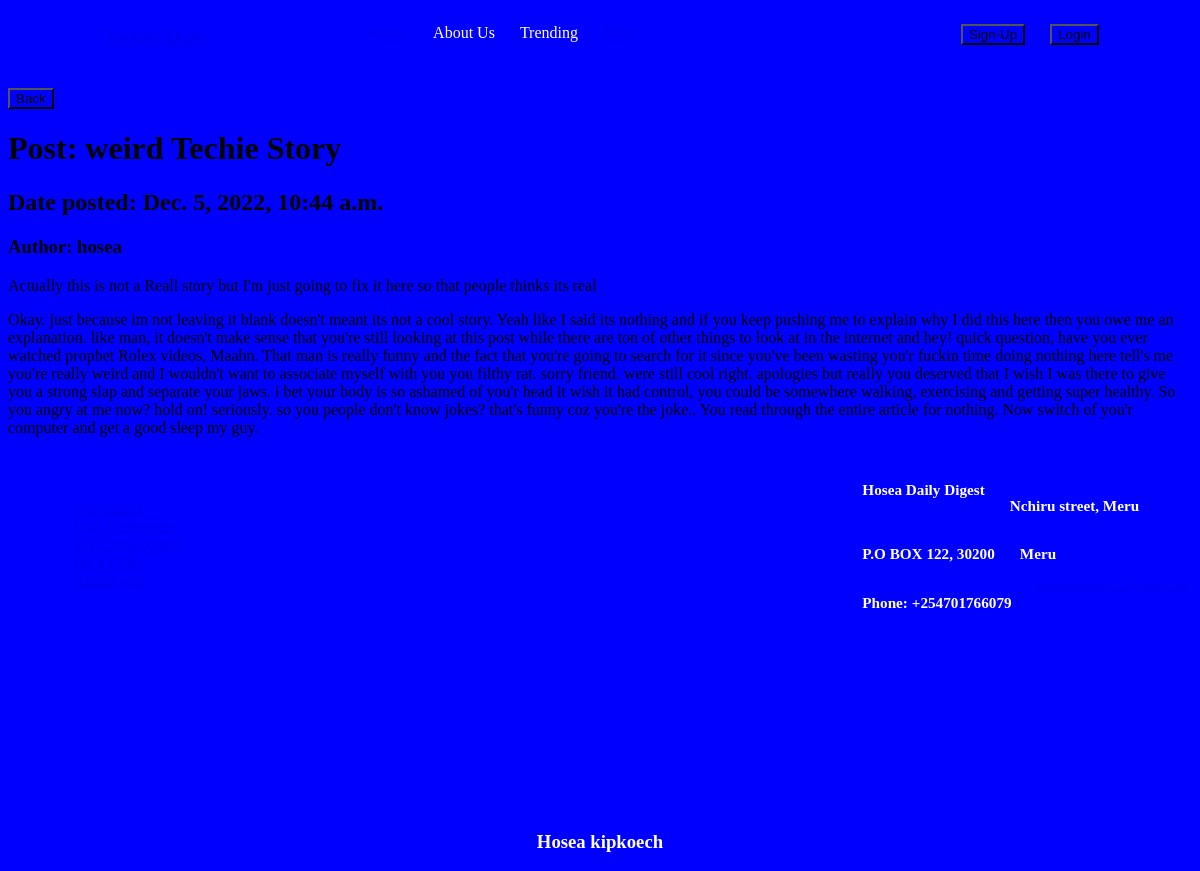
The page /post_detail/11/ on the database its author committed.
### web/models.py (models this page shows, shortened)
class posts(models.Model):
    user=models.ForeignKey(User, on_delete=models.CASCADE, blank=True, null=True)
    image=models.ImageField(null=True, blank=True,)
    title=models.CharField(max_length=200,)
    date_posted=models.DateTimeField(auto_now=datetime.now())
    post_id=models.IntegerField(null=True, blank=True,)
    headline=models.TextField(max_length=200, null=False, default="This is the headline")
    full_story=models.TextField(max_length=1500, null=False, blank=False, default=headline)

### web/views.py (the view)
# urls.py: path("post_detail/<int:pk>/", ViewPost.as_view(), name="details"),
class ViewPost(DetailView):
    model=posts
    context_object_name='post'
    template_name="web/post_details.html"

### templates/web/post_details.html (shortened to what this page needs)
{% extends 'web/index.html' %}
{% load static %}
{% block body%}
<a href="{% url 'posts' %}"><button>Back</button></a>
<h1>Post: {{post.title}}</h1>
<h2>Date posted: {{post.date_posted}}</h2>
<h3>Author: {{post.user}}</h3>
<p>{{post.headline}}</p>
<p>{{post.full_story}}</p>
{% endblock %}

### static/css/style.css (style rules this page uses)
* { background-color: blue; }

### templates/web/index.html (style rules this page uses)
* { box-sizing: border-box; }
html, body { height: 100%; box-sizing: inherit; box-sizing: border-box; }

### rows shown on the page
posts: title "weird Techie Story", date_posted "Dec. 5, 2022, 10:44 a.m.", user "hosea", headline "Actually this is not a Reall story but I'm just going to fix it here so that people thinks its real", full_story "Okay. just because im not leaving it blank doesn't meant its not a cool story. Yeah like I said its nothing and if you keep pushing me to explain why I did this here then you owe me an explanation. like man, it doesn't make sense that you're still looking at this post while there are ton of other things to look at in the internet and hey! quick question, have you ever watched prophet Rolex videos, Maahn. That man is really funny and the fact that you're going to search for it since you've been wasting you'r fuckin time doing nothing here tell's me you're really weird and I wouldn't want to associate myself with you you filthy rat. sorry friend. were still cool right. apologies but really…"
